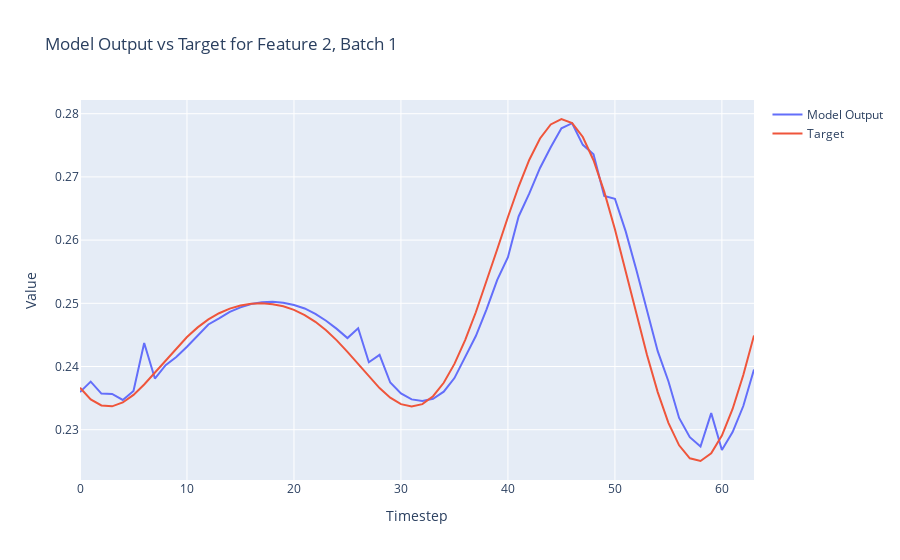

Notebook code for this chart:
### Code cell
import plotly.graph_objects as go

def plot_model_output_vs_target(model_outputs, targets, batch_index=0, feature_index=0):
    # Extract the specified feature for the given batch from both the model outputs and targets
    model_output_series = model_outputs[batch_index, :, feature_index].detach().numpy()
    target_series = targets[batch_index, :, feature_index].numpy()
    
    # Create a range for the x-axis (timesteps)
    timesteps = list(range(model_output_series.shape[0]))
    
    # Create traces
    model_trace = go.Scatter(x=timesteps, y=model_output_series, mode='lines', name='Model Output')
    target_trace = go.Scatter(x=timesteps, y=target_series, mode='lines', name='Target')
    
    # Create the figure and add traces
    fig = go.Figure()
    fig.add_trace(model_trace)
    fig.add_trace(target_trace)
    
    # Add title and labels
    fig.update_layout(title=f'Model Output vs Target for Feature {feature_index}, Batch {batch_index}',
                      xaxis_title='Timestep',
                      yaxis_title='Value')
    
    # Show the figure
    fig.show()

# Assuming `y` and `Y` are your model outputs and targets, respectively
# Adjust batch_index and feature_index as needed
plot_model_output_vs_target(outputs, Y, batch_index=1, feature_index=2)

### Figure 1 — Plotly figure (JSON) as saved in the notebook; plotly's stock layout.template omitted (floating-point values rounded to 4 significant figures)
{"data": [{"mode": "lines", "name": "Model Output", "type": "scatter", "x": [0, 1, 2, 3, 4, 5, 6, 7, 8, 9, 10, 11, 12, 13, 14, 15, 16, 17, 18, 19, 20, 21, 22, 23, 24, 25, 26, 27, 28, 29, 30, 31, 32, 33, 34, 35, 36, 37, 38, 39, 40, 41, 42, 43, 44, 45, 46, 47, 48, 49, 50, 51, 52, 53, 54, 55, 56, 57, 58, 59, 60, 61, 62, 63], "y": [0.2359, 0.2376, 0.2357, 0.2357, 0.2347, 0.2361, 0.2437, 0.2381, 0.2402, 0.2415, 0.2431, 0.2449, 0.2467, 0.2476, 0.2486, 0.2494, 0.2499, 0.2502, 0.2502, 0.2501, 0.2497, 0.2492, 0.2483, 0.2472, 0.246, 0.2445, 0.2461, 0.2407, 0.2418, 0.2375, 0.2358, 0.2348, 0.2346, 0.2349, 0.236, 0.2382, 0.2414, 0.2448, 0.249, 0.2537, 0.2573, 0.2637, 0.2674, 0.2714, 0.2747, 0.2777, 0.2785, 0.2751, 0.2736, 0.267, 0.2665, 0.2614, 0.2553, 0.2487, 0.2424, 0.2377, 0.2319, 0.2288, 0.2273, 0.2326, 0.2268, 0.2296, 0.2337, 0.2395]}, {"mode": "lines", "name": "Target", "type": "scatter", "x": [0, 1, 2, 3, 4, 5, 6, 7, 8, 9, 10, 11, 12, 13, 14, 15, 16, 17, 18, 19, 20, 21, 22, 23, 24, 25, 26, 27, 28, 29, 30, 31, 32, 33, 34, 35, 36, 37, 38, 39, 40, 41, 42, 43, 44, 45, 46, 47, 48, 49, 50, 51, 52, 53, 54, 55, 56, 57, 58, 59, 60, 61, 62, 63], "y": [0.2366, 0.2348, 0.2338, 0.2337, 0.2343, 0.2355, 0.2371, 0.239, 0.241, 0.2429, 0.2447, 0.2462, 0.2474, 0.2484, 0.2492, 0.2497, 0.2499, 0.25, 0.2499, 0.2495, 0.249, 0.2481, 0.2471, 0.2457, 0.2441, 0.2423, 0.2404, 0.2384, 0.2366, 0.2351, 0.234, 0.2337, 0.234, 0.2353, 0.2374, 0.2404, 0.2442, 0.2486, 0.2534, 0.2586, 0.2637, 0.2685, 0.2727, 0.2761, 0.2783, 0.2792, 0.2785, 0.2763, 0.2726, 0.2677, 0.2617, 0.2551, 0.2484, 0.2418, 0.236, 0.2311, 0.2275, 0.2255, 0.225, 0.2263, 0.2291, 0.2333, 0.2387, 0.2449]}], "layout": {"title": {"text": "Model Output vs Target for Feature 2, Batch 1"}, "xaxis": {"title": {"text": "Timestep"}}, "yaxis": {"title": {"text": "Value"}}}}
